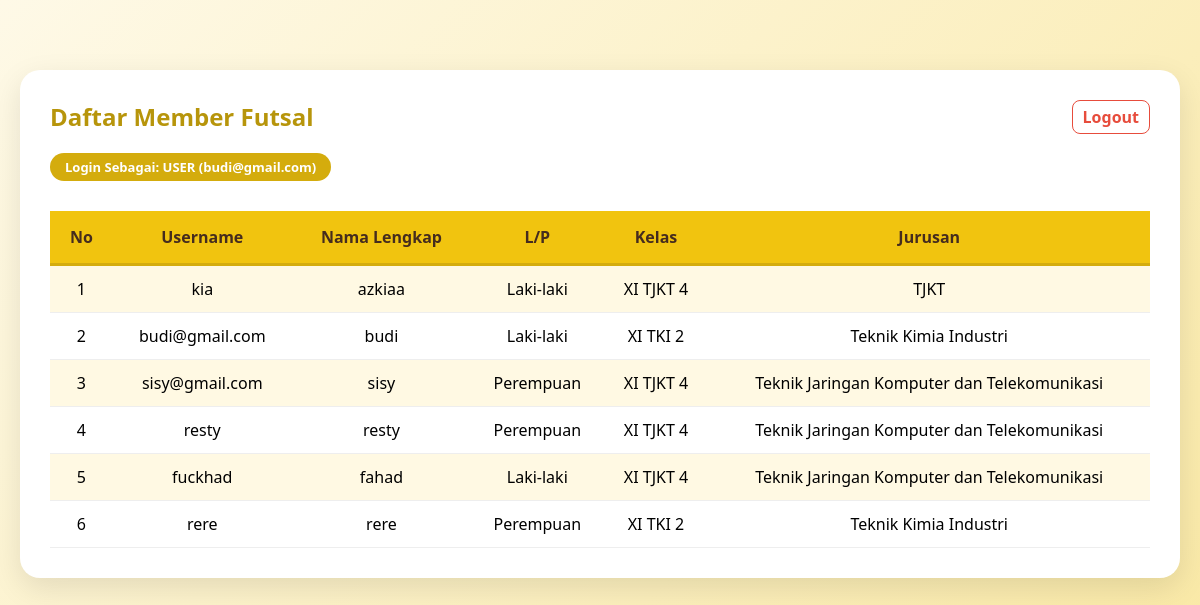
The page /index_user.php (signed in) on the database its author committed.
### tables this page shows
CREATE TABLE `users` (
  `id` int(11) NOT NULL,
  `username_email` varchar(100) NOT NULL,
  `password` varchar(255) NOT NULL,
  `Nama` varchar(100) NOT NULL,
  `jenis_kelamin` varchar(20) NOT NULL,
  `kelas` varchar(20) NOT NULL,
  `jurusan` varchar(100) NOT NULL,
  `level` varchar(20) NOT NULL
);

### index_user.php (the view, shortened to what this page needs)
<?php
include 'koneksi.php';
$result = mysqli_query($koneksi, "SELECT * FROM users");
?>
<!DOCTYPE html>
<html>
<head>
</head>
<body>
<div class="container">
    <a href="logout.php" class="logout" onclick="return confirm('Yakin mau keluar?')">Logout</a>
    <h2>Daftar Member Futsal</h2>
    <div class="status-user">
        Login Sebagai: <?= strtoupper($_SESSION['level']); ?> (<?= $_SESSION['username']; ?>)
    </div>
    <br>
    <table>
        <tr>
            <th>No</th>
            <th>Username</th>
            <th>Nama Lengkap</th>
            <th>L/P</th>
            <th>Kelas</th>
            <th>Jurusan</th>
        </tr>
        <?php
        $no = 1;
        while($row = mysqli_fetch_assoc($result)) {
        ?>
        <tr>
            <td><?= $no++; ?></td>
            <td><?= $row['username_email']; ?></td>
            <td><?= $row['Nama']; ?></td>
            <td><?= $row['jenis_kelamin']; ?></td>
            <td><?= $row['kelas']; ?></td>
            <td><?= $row['jurusan']; ?></td>
        </tr>
        <?php } ?>
    </table>
</div>
</body>
</html>

### index_user.php (style rules this page uses)
body { background: linear-gradient(135deg, #FEF9E7 0%, #F9E79F 100%); font-family: 'Segoe UI', sans-serif; margin: 0; padding: 20px; min-height: 100vh; }
.container { background: white; padding: 30px; border-radius: 20px; box-shadow: 0 10px 30px rgba(0,0,0,0.1); width: 95%; max-width: 1100px; margin: 50px auto; position: relative; }
h2 { color: #B7950B; margin-top: 0; }
.status-user { background: #D4AC0D; color: white; padding: 5px 15px; border-radius: 20px; font-size: 13px; font-weight: bold; margin-bottom: 10px; display: inline-block; }
.logout { float: right; color: #E74C3C; text-decoration: none; font-weight: bold; padding: 5px 10px; border: 1px solid #E74C3C; border-radius: 8px; }
table { width: 100%; border-collapse: collapse; margin-top: 20px; background-color: white; }
th { background-color: #F1C40F; color: #452C1E; padding: 15px; border-bottom: 3px solid #D4AC0D; }
td { padding: 12px; border-bottom: 1px solid #eee; text-align: center; }
tr:nth-child(even) { background-color: #FFF9E3 !important; }
tr:nth-child(odd) { background-color: #ffffff !important; }

### rows shown on the page
users: username_email "kia", Nama "azkiaa", jenis_kelamin "Laki-laki", kelas "XI TJKT 4", jurusan "TJKT"
users: username_email "budi@gmail.com", Nama "budi", jenis_kelamin "Laki-laki", kelas "XI TKI 2", jurusan "Teknik Kimia Industri"
users: username_email "sisy@gmail.com", Nama "sisy", jenis_kelamin "Perempuan", kelas "XI TJKT 4", jurusan "Teknik Jaringan Komputer dan Telekomunikasi"
users: username_email "resty", Nama "resty", jenis_kelamin "Perempuan", kelas "XI TJKT 4", jurusan "Teknik Jaringan Komputer dan Telekomunikasi"
users: username_email "fuckhad", Nama "fahad", jenis_kelamin "Laki-laki", kelas "XI TJKT 4", jurusan "Teknik Jaringan Komputer dan Telekomunikasi"
users: username_email "rere", Nama "rere", jenis_kelamin "Perempuan", kelas "XI TKI 2", jurusan "Teknik Kimia Industri"

### other values the page prints
$_SESSION['level'] "USER"
$_SESSION['username'] "budi@gmail.com"
